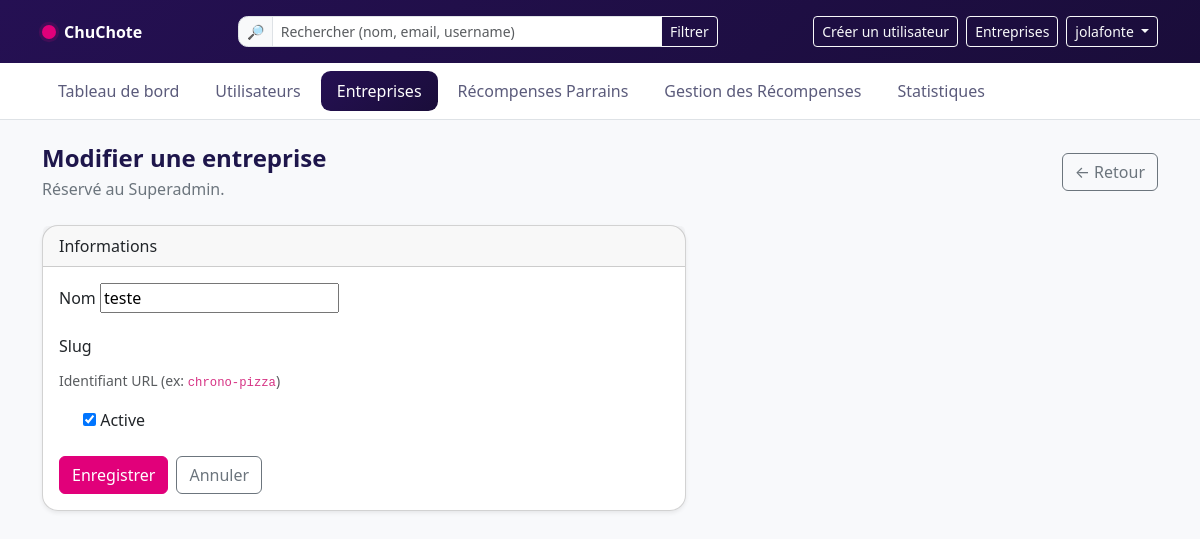
The app's page /accounts/companies/1/edit/ (signed in) with its own data.
### accounts/models.py (models this page shows, shortened)
class User(AbstractUser, PermissionsMixin):
    class Profile(models.TextChoices):
        SUPERADMIN = "superadmin", "Superadmin (plateforme)"
        ADMIN = "admin", "Admin d’entreprise"
        OPERATEUR = "operateur", "Opérateur"
        CLIENT = "client", "Client (V1: non utilisable)"
    profile = models.CharField(
        max_length=20,
        choices=Profile.choices,
        default=Profile.CLIENT,
    )
    company = models.ForeignKey(
        Company, on_delete=models.SET_NULL, null=True, blank=True, related_name="users"
    )
    def is_superadmin(self) -> bool:
        return self.profile == self.Profile.SUPERADMIN

class Company(models.Model):
    name = models.CharField(max_length=150, unique=True)
    slug = models.SlugField(max_length=160, unique=True, blank=True)
    is_active = models.BooleanField(default=True)
    slogan = models.CharField(max_length=255, blank=True)
    primary_color = models.CharField(
        max_length=7, default="#ec4899", validators=[hex_color_validator]
    )
    secondary_color = models.CharField(
        max_length=7, default="#000000", validators=[hex_color_validator]
    )
    logo = models.ImageField(upload_to="company_logos/", blank=True, null=True)
    class Meta:
        verbose_name = "Entreprise"
        verbose_name_plural = "Entreprises"

### accounts/views.py (the view)
# urls.py: path("companies/<int:pk>/edit/", views.company_update, name="company_update"),
@login_required
def company_update(request, pk):
    from django.forms import ModelForm
    require_superadmin(request.user)
    class CompanyForm(ModelForm):
        class Meta:
            model = Company
            fields = ("name", "is_active")
    company = get_object_or_404(Company, pk=pk)
    if request.method == "POST":
        form = CompanyForm(request.POST, instance=company)
        if form.is_valid():
            form.save()
            return redirect("accounts:company_list")
    else:
        form = CompanyForm(instance=company)
    return render(request, "accounts/compagnies/form.html", {"form": form, "company": company})

### accounts/views.py
    class CompanyForm(ModelForm):
        class Meta:
            model = Company
            fields = ("name", "is_active")
            widgets = {
                "name": TextInput(attrs={"class": "form-control", "placeholder": "Nom"}),
                "is_active": CheckboxInput(attrs={"class": "form-check-input"}),
            }

### accounts/permissions.py (called while the page is built)
def require_superadmin(user):
    if not user.is_authenticated or not user.is_superadmin():
        raise PermissionDenied("Réservé au Superadmin.")

### templates/accounts/compagnies/form.html (shortened to what this page needs)
{% extends "base_dashboard.html" %}
{% block body_data_page %}companies{% endblock %}
{% block nav_companies_active %}active{% endblock %}
{% block content %}
<header class="mb-4">
  <div class="d-flex align-items-center justify-content-between">
    <div>
      <h1 class="h4 section-title mb-1">
        {% if company %}Modifier{% else %}Créer{% endif %} une entreprise
      </h1>
      <div class="text-secondary">Réservé au Superadmin.</div>
    </div>
    <a class="btn btn-outline-secondary" href="{% url 'accounts:company_list' %}">← Retour</a>
  </div>
</header>
<div class="row g-3">
  <div class="col-lg-7">
    <div class="card shadow-sm">
      <div class="card-header">Informations</div>
      <div class="card-body">
        <form method="post" novalidate>
          <div class="mb-3">
            <label class="form-label" for="{{ form.name.id_for_label }}">Nom</label>
            {{ form.name }}
          </div>
          <div class="mb-3">
            <label class="form-label" for="{{ form.slug.id_for_label }}">Slug</label>
            <div class="form-text">Identifiant URL (ex: <code>chrono-pizza</code>)</div>
          </div>
          <div class="form-check mb-4">
            {{ form.is_active}}
            <label class="form-check-label" for="{{ form.is_active.id_for_label }}">Active</label>
          </div>
          <div class="d-flex gap-2">
            <button class="btn btn-primary" type="submit">Enregistrer</button>
            <a class="btn btn-outline-secondary" href="{% url 'accounts:company_list' %}">Annuler</a>
          </div>
        </form>
      </div>
    </div>
  </div>
</div>
{% endblock %}

### templates/base_dashboard.html (shortened to what this page needs)
{% load static %}
<!doctype html>
<html lang="fr">
<head>
  <link rel="stylesheet" href="{% static 'bootstrap/css/bootstrap.min.css' %}">
  <link rel="stylesheet" href="{% static 'css/app.css' %}">
</head>
<body data-page="{% block body_data_page %}{% endblock %}">
  <header class="topbar border-bottom sticky-top">
    <div class="topbar-gradient">
      <div class="container py-3">
        <div class="d-flex align-items-center justify-content-between gap-3">
          <a class="navbar-brand d-flex align-items-center gap-2 text-white text-decoration-none"
             href="{% url 'dashboard:root' %}">
            <span class="brand-dot"></span>
            <span class="fw-bold">ChuChote</span>
          </a>
          <form class="d-none d-md-flex" role="search" method="get" action="" style="min-width: 480px;">
            <div class="input-group input-group-sm">
              <span class="input-group-text">🔎</span>
              <input class="form-control"
                     type="search"
                     name="q"
                     value="{{ current_q|default:'' }}"
                     placeholder="Rechercher (nom, email, username)"
                     aria-label="Search">
              <button class="btn btn-outline-light" type="submit">Filtrer</button>
            </div>
          </form>
          <div class="d-flex align-items-center gap-2">
            <a class="btn btn-sm btn-outline-light" href="{% url 'accounts:user_create' %}">Créer un utilisateur</a>
            {% if request.user.profile == 'superadmin' %}
              <a class="btn btn-sm btn-outline-light" href="{% url 'accounts:company_list' %}">
                Entreprises
              </a>
            {% endif %}
            <div class="dropdown">
              <button class="btn btn-sm btn-outline-light dropdown-toggle" data-bs-toggle="dropdown">
                {{ request.user.get_username|default:"Compte" }}
              </button>
            </div>
          </div>
        </div>
      </div>
    </div>
    <div class="topbar-nav bg-white">
      <div class="container">
        <ul class="nav nav-pills gap-1 py-2" id="mainNav">
          <li class="nav-item">
            <a class="nav-link {% block nav_dashboard_active %}{% endblock %}"
               href="{% url 'dashboard:root' %}">
              Tableau de bord
            </a>
          </li>
          <li class="nav-item">
            <a class="nav-link {% block nav_users_active %}{% endblock %}"
               href="{% url 'accounts:user_list' %}">
              Utilisateurs
            </a>
          </li>
          {% if request.user.profile == 'superadmin' %}
            <li class="nav-item">
              <a class="nav-link {% block nav_companies_active %}{% endblock %}"
                 href="{% url 'accounts:company_list' %}">
                Entreprises
              </a>
            </li>
          {% endif %}
          <li class="nav-item">
            <a class="nav-link {% block nav_clients_active %}{% endblock %}"
               href="{% url 'dashboard:clients_list' %}">
              Récompenses Parrains
            </a>
          </li>
          <li class="nav-item">
            <a class="nav-link {% block nav_rewards_active %}{% endblock %}"
               href="{% url 'rewards:list' %}">
              Gestion des Récompenses
            </a>
          </li>
          <li class="nav-item">
            <a class="nav-link {% block nav_stats_active %}{% endblock %}" href="{% url 'rewards:stats' %}">
              Statistiques
            </a>
          </li>
        </ul>
      </div>
    </div>
  </header>
  <main class="container my-4">
    {% block content %}{% endblock %}
  </main>
</body>
</html>

### static/css/app.css (style rules this page uses)
:root { --brand-primary:#E1007A; --brand-gradient-start:#251053; --brand-gradient-end:#1A0D3A; --brand-ink:#1E164B; }
body { background-color:#f8f9fb }
.topbar-gradient { background: linear-gradient(140deg, var(--brand-gradient-start) 0%, var(--brand-gradient-end) 100%); }
.navbar-brand .brand-dot { width: 14px; height:14px; display:inline-block; border-radius:50%; background: var(--brand-primary); box-shadow: 0 0 0 .2rem rgba(225,0,122,.15); }
.btn-primary { --bs-btn-bg: var(--brand-primary); --bs-btn-border-color: var(--brand-primary); --bs-btn-hover-bg: #c40069; --bs-btn-hover-border-color: #c40069; }
.topbar .form-control { border-radius:.6rem; }
.topbar .input-group-text { border-radius:.6rem 0 0 .6rem; }
.topbar-nav .nav-link { color:#5b5b7b; border-radius:.6rem; }
.topbar-nav .nav-link.active, .topbar-nav .nav-link:hover { color:#fff; background: linear-gradient(140deg, var(--brand-gradient-start) 0%, var(--brand-gradient-end) 100%); }
.section-title { color: var(--brand-ink); font-weight:800; }
.card { border-radius:1rem; }

### records on screen
User: user.get_username "jolafonte"
Company: name "teste", is_active "☑"
